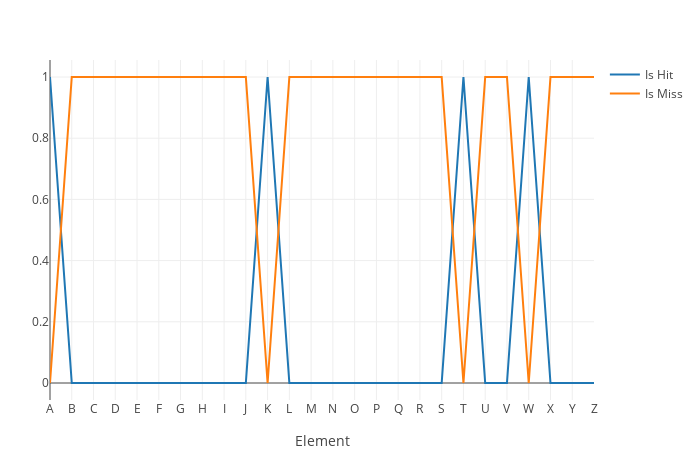

This figure's notebook cell:
### Code cell
is_h = [haskey(set_element_to_nothing, element) for element in element_]

is_h = convert(Vector{Float64}, is_h)

is_m = 1 .- is_h

plot(
    [scatter(name = "Is Hit", y = is_h), scatter(name = "Is Miss", y = is_m)],
    Layout(xaxis = xaxis),
)

### Figure 1 — Plotly figure (JSON) as saved in the notebook; plotly's stock layout.template omitted (floating-point values rounded to 4 significant figures)
{"data": [{"name": "Is Hit", "type": "scatter", "y": [1, 0, 0, 0, 0, 0, 0, 0, 0, 0, 1, 0, 0, 0, 0, 0, 0, 0, 0, 1, 0, 0, 1, 0, 0, 0]}, {"name": "Is Miss", "type": "scatter", "y": [0, 1, 1, 1, 1, 1, 1, 1, 1, 1, 0, 1, 1, 1, 1, 1, 1, 1, 1, 0, 1, 1, 0, 1, 1, 1]}], "layout": {"autosize": false, "height": 450, "margin": {"b": 50, "l": 50, "r": 50, "t": 60}, "width": 700, "xaxis": {"autorange": true, "range": [0, 25], "ticktext": ["A", "B", "C", "D", "E", "F", "G", "H", "I", "J", "K", "L", "M", "N", "O", "P", "Q", "R", "S", "T", "U", "V", "W", "X", "Y", "Z"], "tickvals": [0, 1, 2, 3, 4, 5, 6, 7, 8, 9, 10, 11, 12, 13, 14, 15, 16, 17, 18, 19, 20, 21, 22, 23, 24, 25, 26], "title": {"text": "Element"}}, "yaxis": {"autorange": true, "range": [-0.05556, 1.056], "type": "linear"}}}
